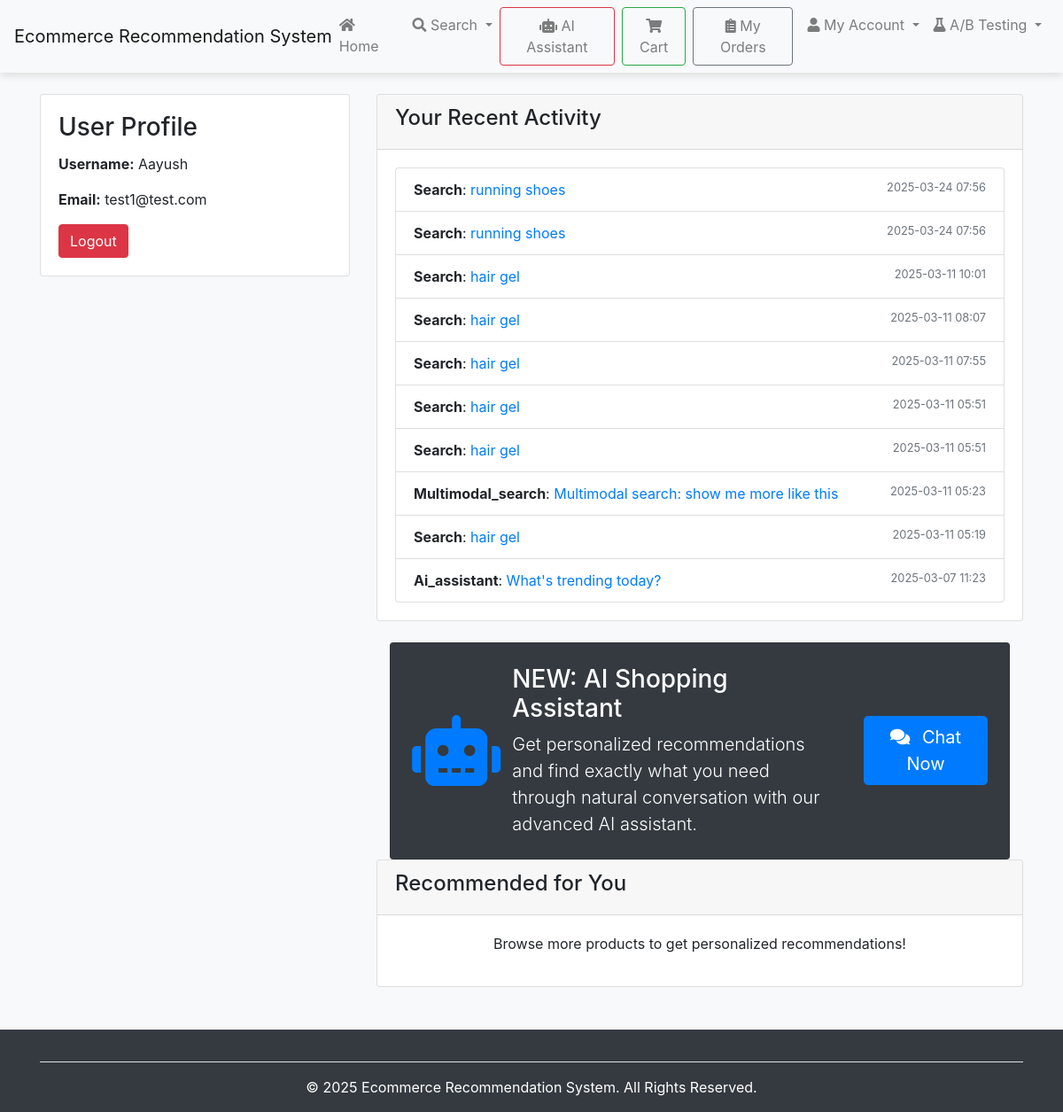
Page /profile (signed in) on the committed database.
### app.py (models this page shows)
class Signup(db.Model):
    id = db.Column(db.Integer, primary_key=True)
    username = db.Column(db.String(100), nullable=False)
    email = db.Column(db.String(100), nullable=False)
    password = db.Column(db.String(100), nullable=False)

class UserActivity(db.Model):
    id = db.Column(db.Integer, primary_key=True)
    user_id = db.Column(db.Integer, db.ForeignKey('signup.id'), nullable=False)
    product_name = db.Column(db.String(255), nullable=False)
    activity_type = db.Column(db.String(50))  # search, view, purchase, etc.
    timestamp = db.Column(db.DateTime, default=datetime.utcnow)

### app.py (the view)
@app.route('/profile')
@login_required
def profile():
    user = Signup.query.get(session['user_id'])
    if not user:
        return redirect(url_for('logout'))
    activities = UserActivity.query.filter_by(user_id=user.id).order_by(UserActivity.timestamp.desc()).limit(10).all()
    recommendations = pd.DataFrame()
    similar_users = []
    if activities:
        recent_product = activities[0].product_name
        try:
            try:
                results = recommendation_system.get_advanced_recommendations(
                    user.id, item_name=recent_product, top_n=5, include_similar_users=True
                )
                recommendations = results['recommendations']
                similar_users = results.get('similar_users', [])
            except (AttributeError, Exception) as e:
                print(f"Falling back to basic recommendations: {e}")
                recommendations = enhanced_recommendations(
                    train_data, session['user_id'], item_name=recent_product, top_n=5
                )
        except Exception as e:
            print(f"Error getting recommendations: {e}")
    return render_template('profile.html',
                          user=user,
                          activities=activities,
                          recommendations=recommendations,
                          truncate=truncate,
                          personalized=True,
                          similar_users=similar_users,
                          ai_assistant=ai_assistant)  # Pass ai_assistant to the template

### app.py (called while the page is built, shortened)
def login_required(view_function):
    @functools.wraps(view_function)
    def decorated_function(*args, **kwargs):
        if 'user_id' not in session:
            flash('Please log in to access this page', 'warning')
            return redirect(url_for('index'))
        return view_function(*args, **kwargs)
    return decorated_function

def enhanced_recommendations(train_data, target_user_id, item_name=None, top_n=10):
    global recommendation_system
    return recommendation_system.get_recommendations(target_user_id, item_name, top_n=top_n)

@app.before_request
def auto_optimize_ab_testing():
    now = datetime.now()

def get_cart_count(user_id):
    if not user_id:
        return 0
    return db.session.query(db.func.sum(CartItem.quantity)).filter_by(user_id=user_id).scalar() or 0

@app.before_request
def before_request():
    if 'user_id' in session:
        g.cart_item_count = get_cart_count(session['user_id'])
    else:
        g.cart_item_count = 0

@app.context_processor
def inject_cart_count():
    return {'cart_item_count': getattr(g, 'cart_item_count', 0)}

### templates/profile.html
{% extends 'base.html' %} {% block content %}
<div class="container mt-4">
  <div class="row">
    <div class="col-md-4">
      <div class="card">
        <div class="card-body">
          <h3 class="card-title">User Profile</h3>
          <p><strong>Username:</strong> {{ user.username }}</p>
          <p><strong>Email:</strong> {{ user.email }}</p>
          <a href="{{ url_for('logout') }}" class="btn btn-danger">Logout</a>
        </div>
      </div>
    </div>
    <div class="col-md-8">
      <div class="card mb-4">
        <div class="card-header">
          <h4>Your Recent Activity</h4>
        </div>
        <div class="card-body">
          {% if activities %}
          <ul class="list-group">
            {% for activity in activities %}
            <li class="list-group-item">
              <strong>{{ activity.activity_type|capitalize }}</strong>:
              <a
                href="{{ url_for('view_product', product_name=activity.product_name) }}"
              >
                {{ activity.product_name }}
              </a>
              <small class="text-muted float-right"
                >{{ activity.timestamp.strftime('%Y-%m-%d %H:%M') }}</small
              >
            </li>
            {% endfor %}
          </ul>
          {% else %}
          <p class="text-center">No activity yet. Start browsing products!</p>
          {% endif %}
        </div>
      </div>
      <div class="container mt-4">
        <div class="row">
          <div class="col-12">
            <div class="card bg-dark text-white">
              <div class="card-body p-4">
                <div class="row align-items-center">
                  <div class="col-md-2 text-center mb-3 mb-md-0">
                    <i class="fas fa-robot fa-5x text-primary"></i>
                  </div>
                  <div class="col-md-7 mb-3 mb-md-0">
                    <h3 class="mb-2">NEW: AI Shopping Assistant</h3>
                    <p class="lead mb-0">
                      Get personalized recommendations and find exactly what you
                      need through natural conversation with our advanced AI
                      assistant.
                    </p>
                  </div>
                  <div class="col-md-3 text-center">
                    <a
                      href="{{ url_for('ai_assistant_page') }}"
                      class="btn btn-primary btn-lg"
                    >
                      <i class="fas fa-comments mr-2"></i> Chat Now
                    </a>
                  </div>
                </div>
              </div>
            </div>
          </div>
        </div>
      </div>
      <div class="card">
        <div class="card-header">
          <h4>Recommended for You</h4>
        </div>
        <div class="card-body">
          {% if not recommendations.empty %}
          <div class="row">
            {% for _, product in recommendations.iterrows() %}
            <div class="col-md-4 mb-3">
              <div class="card h-100">
                <img
                  src="{{ product.ImageURL }}"
                  class="card-img-top"
                  alt="{{ product.Name }}"
                  style="height: 150px; object-fit: cover"
                />
                <div class="card-body">
                  <h6 class="card-title">{{ truncate(product.Name, 30) }}</h6>
                  <p class="card-text">
                    <small>Brand: {{ product.Brand }}</small><br />
                    <small>Rating: {{ product.Rating }} ★</small>
                  </p>
                  <a
                    href="{{ url_for('view_product', product_name=product.Name) }}"
                    class="btn btn-sm btn-primary"
                    >View</a
                  >
                </div>
              </div>
            </div>
            {% endfor %}
          </div>
          {% else %}
          <p class="text-center">
            Browse more products to get personalized recommendations!
          </p>
          {% endif %}
        </div>
      </div>
    </div>
  </div>
</div>
{% endblock %}

### rows in the picture
Signup: username "Aayush", email "test1@test.com"
UserActivity: activity_type "Search", product_name "running shoes", timestamp "2025-03-24 07:56"
UserActivity: activity_type "Search", product_name "running shoes", timestamp "2025-03-24 07:56"
UserActivity: activity_type "Search", product_name "hair gel", timestamp "2025-03-11 10:01"
UserActivity: activity_type "Search", product_name "hair gel", timestamp "2025-03-11 08:07"
UserActivity: activity_type "Search", product_name "hair gel", timestamp "2025-03-11 07:55"
UserActivity: activity_type "Search", product_name "hair gel", timestamp "2025-03-11 05:51"
UserActivity: activity_type "Search", product_name "hair gel", timestamp "2025-03-11 05:51"
UserActivity: activity_type "Multimodal_search", product_name "Multimodal search: show me more like this", timestamp "2025-03-11 05:23"
UserActivity: activity_type "Search", product_name "hair gel", timestamp "2025-03-11 05:19"
UserActivity: activity_type "Ai_assistant", product_name "What's trending today?", timestamp "2025-03-07 11:23"
